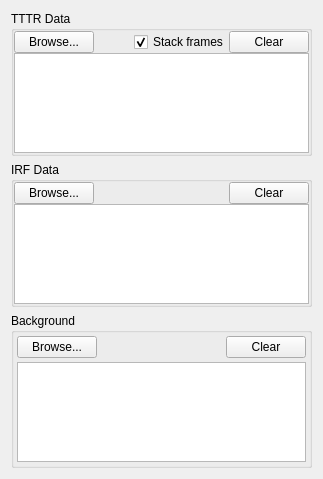
      <widget class="QWidget" name="data_tab">
       <attribute name="title">
        <string>Data</string>
       </attribute>
       <layout class="QVBoxLayout" name="data_tab_layout">
        <item>
         <widget class="QGroupBox" name="tttr_group">
          <property name="title">
           <string>TTTR Data</string>
          </property>
          <layout class="QVBoxLayout" name="tttr_layout">
           <property name="spacing">
            <number>0</number>
           </property>
           <property name="leftMargin">
            <number>0</number>
           </property>
           <property name="topMargin">
            <number>0</number>
           </property>
           <property name="rightMargin">
            <number>0</number>
           </property>
           <property name="bottomMargin">
            <number>0</number>
           </property>
           <item>
            <layout class="QHBoxLayout" name="tttr_button_layout">
             <property name="spacing">
              <number>0</number>
             </property>
             <item>
              <widget class="QPushButton" name="browse_tttr_button">
               <property name="text">
                <string>Browse...</string>
               </property>
              </widget>
             </item>
             <item>
              <spacer name="horizontalSpacer_3">
               <property name="orientation">
                <enum>Qt::Horizontal</enum>
               </property>
               <property name="sizeHint" stdset="0">
                <size>
                 <width>40</width>
                 <height>20</height>
                </size>
               </property>
              </spacer>
             </item>
             <item>
              <widget class="QCheckBox" name="checkBoxStackFrames">
               <property name="text">
                <string>Stack frames</string>
               </property>
               <property name="checked">
                <bool>true</bool>
               </property>
              </widget>
             </item>
             <item>
              <widget class="QPushButton" name="clear_tttr_button">
               <property name="text">
                <string>Clear</string>
               </property>
              </widget>
             </item>
            </layout>
           </item>
           <item>
            <widget class="FileListWidget" name="tttr_list">
             <property name="sizePolicy">
              <sizepolicy hsizetype="Expanding" vsizetype="Minimum">
               <horstretch>0</horstretch>
               <verstretch>0</verstretch>
              </sizepolicy>
             </property>
             <property name="maximumSize">
              <size>
               <width>16777215</width>
               <height>100</height>
              </size>
             </property>
            </widget>
           </item>
          </layout>
         </widget>
        </item>
        <item>
         <widget class="QGroupBox" name="irf_group">
          <property name="title">
           <string>IRF Data</string>
          </property>
          <layout class="QVBoxLayout" name="irf_layout">
           <property name="spacing">
            <number>0</number>
           </property>
           <property name="leftMargin">
            <number>0</number>
           </property>
           <property name="topMargin">
            <number>0</number>
           </property>
           <property name="rightMargin">
            <number>0</number>
           </property>
           <property name="bottomMargin">
            <number>0</number>
           </property>
           <item>
            <layout class="QHBoxLayout" name="irf_button_layout">
             <property name="spacing">
              <number>0</number>
             </property>
             <item>
              <widget class="QPushButton" name="browse_irf_button">
               <property name="text">
                <string>Browse...</string>
               </property>
              </widget>
             </item>
             <item>
              <spacer name="horizontalSpacer_4">
               <property name="orientation">
                <enum>Qt::Horizontal</enum>
               </property>
               <property name="sizeHint" stdset="0">
                <size>
                 <width>40</width>
                 <height>20</height>
                </size>
               </property>
              </spacer>
             </item>
             <item>
              <widget class="QPushButton" name="clear_irf_button">
               <property name="text">
                <string>Clear</string>
               </property>
              </widget>
             </item>
            </layout>
           </item>
           <item>
            <widget class="FileListWidget" name="irf_list">
             <property name="sizePolicy">
              <sizepolicy hsizetype="Expanding" vsizetype="MinimumExpanding">
               <horstretch>0</horstretch>
               <verstretch>0</verstretch>
              </sizepolicy>
             </property>
             <property name="maximumSize">
              <size>
               <width>16777215</width>
               <height>100</height>
              </size>
             </property>
            </widget>
           </item>
          </layout>
         </widget>
        </item>
        <item>
         <widget class="QGroupBox" name="groupBox">
          <property name="title">
           <string>Background</string>
          </property>
          <layout class="QVBoxLayout" name="verticalLayout_2">
           <property name="spacing">
            <number>0</number>
           </property>
           <property name="leftMargin">
            <number>0</number>
           </property>
           <property name="topMargin">
            <number>0</number>
           </property>
           <property name="rightMargin">
            <number>0</number>
           </property>
           <property name="bottomMargin">
            <number>0</number>
           </property>
           <item>
            <widget class="QWidget" name="bg_file_widget" native="true">
             <layout class="QVBoxLayout" name="bg_file_layout">
              <property name="spacing">
               <number>4</number>
              </property>
              <property name="leftMargin">
               <number>3</number>
              </property>
              <property name="topMargin">
               <number>3</number>
              </property>
              <property name="rightMargin">
               <number>3</number>
              </property>
              <property name="bottomMargin">
               <number>3</number>
              </property>
              <item>
               <layout class="QHBoxLayout" name="bg_file_button_layout">
                <item>
                 <widget class="QPushButton" name="browse_bg_button">
                  <property name="text">
                   <string>Browse...</string>
                  </property>
                 </widget>
                </item>
                <item>
                 <spacer name="horizontalSpacer_5">
                  <property name="orientation">
                   <enum>Qt::Horizontal</enum>
                  </property>
                  <property name="sizeHint" stdset="0">
                   <size>
                    <width>40</width>
                    <height>20</height>
                   </size>
                  </property>
                 </spacer>
                </item>
                <item>
                 <widget class="QPushButton" name="clear_bg_button">
                  <property name="text">
                   <string>Clear</string>
                  </property>
                 </widget>
                </item>
               </layout>
              </item>
              <item>
               <widget class="FileListWidget" name="bg_list">
                <property name="sizePolicy">
                 <sizepolicy hsizetype="Expanding" vsizetype="MinimumExpanding">
                  <horstretch>0</horstretch>
                  <verstretch>0</verstretch>
                 </sizepolicy>
                </property>
                <property name="maximumSize">
                 <size>
                  <width>16777215</width>
                  <height>100</height>
                 </size>
                </property>
               </widget>
              </item>
             </layout>
            </widget>
           </item>
          </layout>
         </widget>
        </item>
       </layout>
      </widget>
